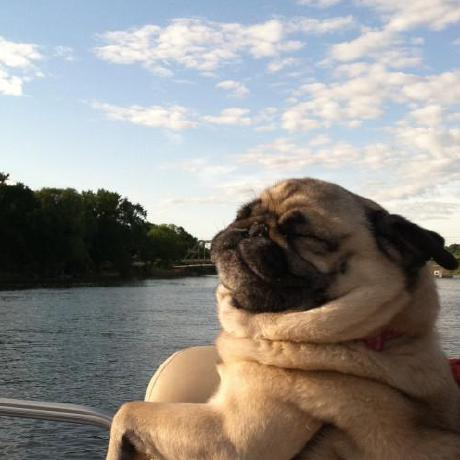
%> input picture favicon.jpg, 460 x 460 px
$ octave main.m   (GNU Octave 9; MATLAB toolbox functions it lacks are replaced by stand-ins)
%> lines starting %> are read from the running program, lines starting %| are printed output that depends on the picture
### pad.m
function pad_img = pad(img, block_size)
%> called with block_size = 4
%% pad img with 0, thus width and height could be divided by block_size
    w = size(img, 1);
%> w = 460
    h = size(img, 2);
%> h = 460
    c = size(img, 3);
%> c = 3
    w_factor = ceil(w / block_size);
%> w_factor = 115
    h_factor = ceil(h / block_size);
%> h_factor = 115
    pad_img = zeros(block_size*w_factor, block_size*h_factor, c);
    pad_img(1:w, 1:h, :) = img;
end

### pixelize.m
function output_img = pixelize(img, block_size, palette)
%% generate pixelized image with given color palette
    % pad image first, for easily computing average of blocks
    pad_img = pad(img, block_size);
    img_w = size(pad_img, 1);
%> img_w = 460
    img_h = size(pad_img, 2);
%> img_h = 460
    output_img = zeros(img_w, img_h);
    % for every block
    for i = 1:block_size:img_w
        for j = 1:block_size:img_h
            % get average rgb
            [avg_r, avg_g, arg_b] = avg_pix(pad_img(i:i+block_size-1, j:j+block_size-1, :));
            color =  [avg_r, avg_g, arg_b];
            % get nearst index in palette
            closet_idx = getClosetColor(color, palette);
            % set this block to this index
            output_img(i:i+block_size-1, j:j+block_size-1) = setBlock(closet_idx, output_img(i:i+block_size-1, j:j+block_size-1));
        end
    end
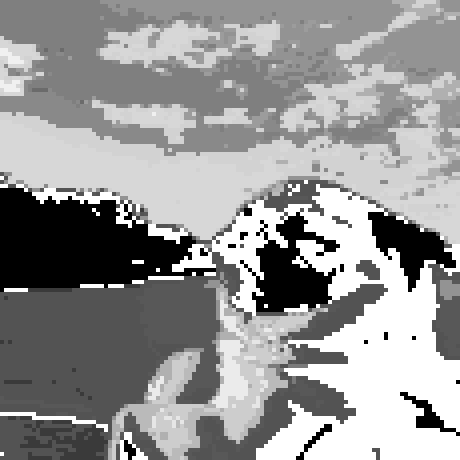
%> output_img: size 460x460 double; min 1, max 53, mean 31.7; drawn with min black and max white
end

### main.m
%% load image
img = double(imread('favicon.jpg'));
%% set block size
block_size = 4;
%% load preset color palette
load('nes_cmap.mat')
palette = nes_cmap;
%% run it!!
new_img = pixelize(img, block_size, palette);
imshow(new_img, palette / 255); %% [0, 255] to [0, 1]
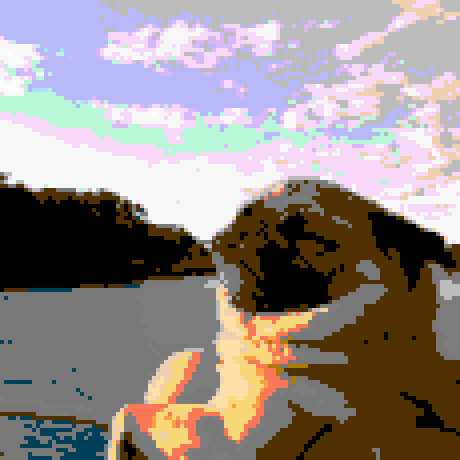
%> displayed picture: size 460x460x3, on the screen's scale of 0 to 255; mean R, G, B 150.1, 140, 136.2
